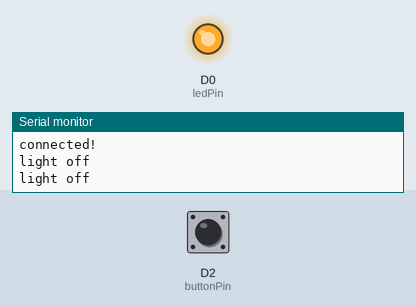
The sketch below on a simulated ESP8266 (NodeMCU). Shown: output pins drawn as LEDs (lit = HIGH), the last lines printed to the serial monitor. The test bench sets the inputs (shaded band); at power-on: D2 (buttonPin) LOW. WiFi joins after 1.5 s; servers stay silent unless stated; no MQTT or app messages arrive unless stated.

Above: at 3.2 s.
3.3 s: D2 (buttonPin) pulled HIGH for 1.2 s
At 4.8 s:
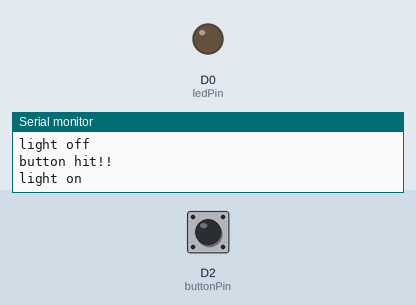
6.0 s: D2 (buttonPin) pulled HIGH for 3.2 s
At 10.9 s:
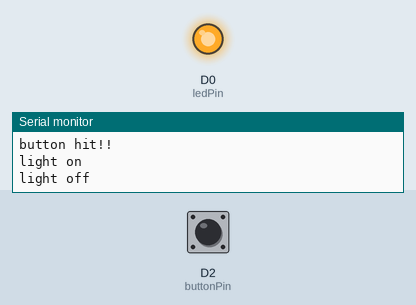
Timing chart, 0 to 12.4 s (numbered marks = the images above; inputs shaded):
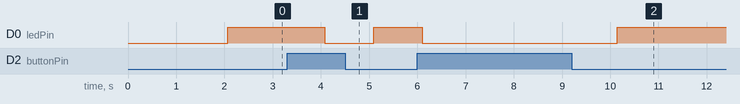

Measured:
- after the input at 3.3 s, D0 (ledPin): HIGH → LOW after 0.78 s, → HIGH 1.0 s later
- after the input at 6.0 s, D0 (ledPin): HIGH → LOW after 0.11 s, → HIGH 4.0 s later

The sketch:

hammock_1.2.ino
```cpp
#include <ESP8266WiFi.h>
#include <MQTTClient.h>

int buttonPin = 4;     // the number of the pushbutton pin
int buttonState = 0;         // variable for reading the pushbutton status
int ledPin =  D0;

const char *ssid = "T-Mobile Broadband08";
const char *pass = "21485008";

WiFiClient net;
MQTTClient client;

void connect(); // <- predefine connect() for setup()

void setup() {

  Serial.begin(9600);

  // initialize the LED pin as an output:
  pinMode(ledPin, OUTPUT);
  // initialize the pushbutton pin as an input:
  pinMode(buttonPin, INPUT);

  WiFi.begin(ssid, pass);
  client.begin("192.168.0.142", net); // IP address of my laptop, may change everytime. Or better, the mqtt server can go here.

  connect();
}

void connect() {
  Serial.print("checking wifi...");
  while (WiFi.status() != WL_CONNECTED) {
    Serial.print(".");
    delay(1000);
  }

  Serial.print("\nconnecting...");
  while (!client.connect("arduino", "try", "try")) {
    Serial.print(".");
    delay(1000);
  }

  Serial.println("\nconnected!");

//  client.subscribe("hammock");
  // client.unsubscribe("/example");
}

void loop() {
  client.loop();
  delay(10); // <- fixes some issues with WiFi stability

  if(!client.connected()) {
    connect();
  }
  buttonState = digitalRead(buttonPin);

  // look for button strikes
  if (buttonState == HIGH) {
    client.publish("hammock", "1");
    Serial.println("button hit!!");
    digitalWrite(ledPin, LOW);
    Serial.println("light on");
    delay(1000);
  } else {
      // turn LED off:
      client.publish("hammock", "0");
      digitalWrite(ledPin, HIGH);
      Serial.println("light off");
      delay(1000);
  }

}

void messageReceived(String topic, String payload, char * bytes, unsigned int length) {
  Serial.print("incoming: ");
  Serial.print(topic);
  Serial.print(" - ");
  Serial.print(payload);
  Serial.println();
}
```
